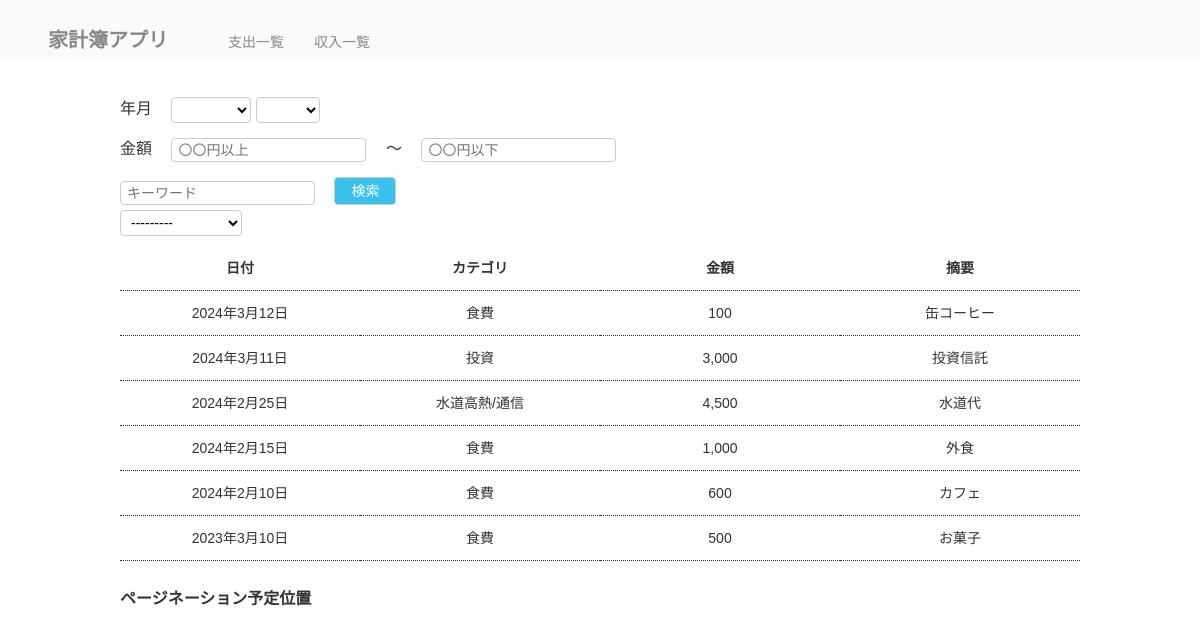
The page / on the database its author committed.
### kakeibo/models.py (models this page shows)
class Payment(models.Model):
    date = models.DateField('日付')
    price = models.IntegerField('金額')
    category = models.ForeignKey(PaymentCategory, on_delete=models.PROTECT, verbose_name='カテゴリ')
    description = models.TextField('摘要', null=True, blank=True)

class PaymentCategory(models.Model):
    name = models.CharField('カテゴリ名', max_length=32)
    def __str__(self):
        return self.name

### kakeibo/views.py (the view, shortened to what this page needs)
# urls.py: path('', views.PaymentList.as_view(), name='payment_list'),
class PaymentList(generic.ListView):
    template_name = 'kakeibo/payment_list.html'
    model = Payment
    ordering = '-date'
    def get_queryset(self):
        queryset = super().get_queryset()
        self.form = form = PaymentSearchForm(self.request.GET or None)
        return queryset
    def get_context_data(self, **kwargs):
        context = super().get_context_data(**kwargs)
        context['search_form'] = self.form  # search formを渡す
        return context

### kakeibo/templates/kakeibo/payment_list.html
{% extends 'kakeibo/base.html' %}
{% load humanize %}
{% block content %}
<form class="mt-2" id="search-form" action="" method="GET">
  <div>
    <label class="label mr-4">年月</label>
    {{ search_form.year }}
    {{ search_form.month }}
  </div>
  <div class="mt-4">
    <label class="label mr-4">金額</label>
    {{ search_form.greater_than }}
    <span class="ml-4 mr-4">～</span>
    {{ search_form.less_than }}
  </div>
  <div class="mt-4">
    {{ search_form.key_word }}
    <button class="btn btn-info ml-4" type="submit">検索</button>
  </div>
  <div class="mt-2 inline">
    {{ search_form.category }}
  </div>
</form>
<table class="table mt-3">
  <tr>
    <th>日付</th>
    <th>カテゴリ</th>
    <th>金額</th>
    <th>摘要</th>
  </tr>
  {% for payment in payment_list %}
  <tr>
    <td>{{ payment.date }}</td>
    <td>{{ payment.category }}</td>
    <td>{{ payment.price|intcomma}}</td>
    <td>
      {% if payment.description %}
      {{ payment.description }}
      {% endif %}
    </td>
  </tr>
  {% endfor %}
</table>
<div class="mt-5">
  <h1>ページネーション予定位置</h1>
</div>
{% endblock %}

### kakeibo/templates/kakeibo/base.html (shortened to what this page needs)
{% load static %}
<!DOCTYPE html>
<html lang="ja">
<head>
  <link rel="stylesheet" href="{% static 'kakeibo/css/reset.css' %}">
  <link rel="stylesheet" href="{% static 'kakeibo/css/style.css' %}">
</head>
<body>
  <header class="page-header">
    <h1>
      <a href="{% url 'kakeibo:payment_list' %}" class="header-title">家計簿アプリ</a>
    </h1>
    <nav class="nav">
      <ul class="main-nav ml-5">
        <li class="ml-5">
          <a href="{% url 'kakeibo:payment_list'%}">支出一覧</a>
        </li>
        <li class="ml-5">
          <a href="{% url 'kakeibo:income_list'%}">収入一覧</a>
        </li>
    </nav>
  </header>
  <div class="layout">
    <div class="container">
      <main>
        {% block content %}{% endblock %}
      </main>
    </div>
  </div>
</body>
</html>

### kakeibo/static/kakeibo/css/style.css (style rules this page uses)
html { font-size: 62.5%; }
*, *::before, *::after { box-sizing: border-box; }
body { line-height: 1; background-color: #fff; color: #333; font-size: 1.4rem; font-family: "Hiragino Kaku Gothic ProN", Meiryo, sans-serif; }
.layout { padding-top: 56px; display: flex; flex-direction: column; min-height: 100vh; }
@media (min-width: 768px) { body { font-size: 16px; } }
a { text-decoration: none; color: #00809d; }
main { padding: 36px 0; min-height: 40vh; }
.container { margin: 0 10px; position: relative; }
@media (min-width: 768px) { .container { margin: 0 40px; } }
@media (min-width: 1024px) { .container { width: 960px; margin: 0 auto; } }
.page-header { padding: 30px 4% 10px; position: fixed; top: 0; width: 100%; background-color: #fafafa; display: flex; align-items: baseline; z-index: 9999; }
a.header-title { font-size: 2rem; margin: 0; padding: 0; color:#888; }
.main-nav { list-style: none; margin: 0; display: flex; }
.main-nav li { margin: 0 0 0 10px; font-size: 14px; }
.main-nav a { color: #888; }
.mt-2 { margin-top: 0.5rem !important; }
.mt-3 { margin-top: 1rem !important; }
.mt-4 { margin-top: 1.5rem !important; }
.mt-5 { margin-top: 3rem !important; }
.ml-4 { margin-left: 1.5rem !important; }
.ml-5 { margin-left: 3rem !important; }
.mr-4 { margin-right: 1.5rem !important; }
.table { border-collapse: collapse; border-spacing: 0; width: 100%; font-size: 1.4rem; }
.table tr { border-bottom: dotted 0.5px #432c02; }
.table th, .table td { text-align: center; width: 20%; padding: 15px 0; }
.form { font-size: 1.4rem; padding: 3px 6px; box-sizing: border-box; border-radius: 4px; border: solid 1px #ccc; background-color: #fff; font-family: "Ubuntu", "Noto Sans JP", sans-serif; }
.btn, a.btn { font-size: 1.4rem; color: #333; -webkit-appearance: none; appearance: none; padding: 4px 16px; line-height: 1.3; border-radius: 4px; border: solid 1px #ccc; background-color: #fff; vertical-align: bottom; font-family: "Ubuntu", "Noto Sans JP", sans-serif; display: inline-block; text-align: center; cursor: pointer; }
.btn-info, a.btn-info { background-color: #39c0ed; color: #fff; }

### rows shown on the page
Payment: date "2024年3月12日", category "食費", price "100", description "缶コーヒー"
Payment: date "2024年3月11日", category "投資", price "3,000", description "投資信託"
Payment: date "2024年2月25日", category "水道高熱/通信", price "4,500", description "水道代"
Payment: date "2024年2月15日", category "食費", price "1,000", description "外食"
Payment: date "2024年2月10日", category "食費", price "600", description "カフェ"
Payment: date "2023年3月10日", category "食費", price "500", description "お菓子"
